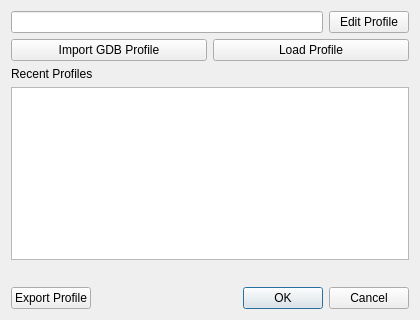
<?xml version="1.0" encoding="UTF-8"?>
<ui version="4.0">
 <class>RegisterProfileDialog</class>
 <widget class="QDialog" name="RegisterProfileDialog">
  <property name="geometry">
   <rect>
    <x>0</x>
    <y>0</y>
    <width>420</width>
    <height>320</height>
   </rect>
  </property>
  <property name="windowTitle">
   <string>Register Profile</string>
  </property>
  <layout class="QVBoxLayout" name="verticalLayout" stretch="0,0,0,0,0,0">
   <item>
    <layout class="QHBoxLayout" name="curProfileLayout">
     <item>
      <widget class="QLineEdit" name="profilePathEdit">
       <property name="readOnly">
        <bool>true</bool>
       </property>
      </widget>
     </item>
     <item>
      <widget class="QPushButton" name="editProfileBtn">
       <property name="text">
        <string>Edit Profile</string>
       </property>
      </widget>
     </item>
    </layout>
   </item>
   <item>
    <layout class="QHBoxLayout" name="horizontalLayout_5">
     <item>
      <widget class="QPushButton" name="loadGDBBtn">
       <property name="text">
        <string>Import GDB Profile</string>
       </property>
      </widget>
     </item>
     <item>
      <widget class="QPushButton" name="loadProfileBtn">
       <property name="text">
        <string>Load Profile</string>
       </property>
      </widget>
     </item>
    </layout>
   </item>
   <item>
    <widget class="QLabel" name="recentProfilesLabel">
     <property name="text">
      <string>Recent Profiles</string>
     </property>
    </widget>
   </item>
   <item>
    <layout class="QVBoxLayout" name="verticalLayout_3">
     <item>
      <widget class="QListWidget" name="recentProfilesList"/>
     </item>
    </layout>
   </item>
   <item>
    <spacer name="verticalSpacer">
     <property name="orientation">
      <enum>Qt::Orientation::Vertical</enum>
     </property>
     <property name="sizeHint" stdset="0">
      <size>
       <width>20</width>
       <height>40</height>
      </size>
     </property>
    </spacer>
   </item>
   <item>
    <layout class="QHBoxLayout" name="horizontalLayout_4">
     <item>
      <widget class="QPushButton" name="exportProfileBtn">
       <property name="text">
        <string>Export Profile</string>
       </property>
      </widget>
     </item>
     <item>
      <widget class="QDialogButtonBox" name="buttonBox">
       <property name="orientation">
        <enum>Qt::Orientation::Horizontal</enum>
       </property>
       <property name="standardButtons">
        <set>QDialogButtonBox::StandardButton::Cancel|QDialogButtonBox::StandardButton::Ok</set>
       </property>
      </widget>
     </item>
    </layout>
   </item>
  </layout>
 </widget>
 <resources/>
 <connections>
  <connection>
   <sender>buttonBox</sender>
   <signal>accepted()</signal>
   <receiver>RegisterProfileDialog</receiver>
   <slot>accept()</slot>
   <hints>
    <hint type="sourcelabel">
     <x>248</x>
     <y>254</y>
    </hint>
    <hint type="destinationlabel">
     <x>157</x>
     <y>274</y>
    </hint>
   </hints>
  </connection>
  <connection>
   <sender>buttonBox</sender>
   <signal>rejected()</signal>
   <receiver>RegisterProfileDialog</receiver>
   <slot>reject()</slot>
   <hints>
    <hint type="sourcelabel">
     <x>316</x>
     <y>260</y>
    </hint>
    <hint type="destinationlabel">
     <x>286</x>
     <y>274</y>
    </hint>
   </hints>
  </connection>
 </connections>
</ui>
